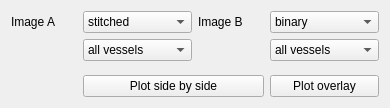
               <widget class="QWidget" name="page_3">
                <property name="geometry">
                 <rect>
                  <x>0</x>
                  <y>0</y>
                  <width>390</width>
                  <height>108</height>
                 </rect>
                </property>
                <attribute name="label">
                 <string>Display</string>
                </attribute>
                <layout class="QGridLayout" name="gridLayout_12">
                 <item row="0" column="2">
                  <widget class="QLabel" name="label_2">
                   <property name="text">
                    <string>Image B</string>
                   </property>
                  </widget>
                 </item>
                 <item row="0" column="3">
                  <widget class="QComboBox" name="binarizationPlotStep2ComboBox">
                   <property name="currentIndex">
                    <number>1</number>
                   </property>
                   <item>
                    <property name="text">
                     <string>stitched</string>
                    </property>
                   </item>
                   <item>
                    <property name="text">
                     <string>binary</string>
                    </property>
                   </item>
                   <item>
                    <property name="text">
                     <string>postprocessed</string>
                    </property>
                   </item>
                   <item>
                    <property name="text">
                     <string>filled</string>
                    </property>
                   </item>
                   <item>
                    <property name="text">
                     <string>combined</string>
                    </property>
                   </item>
                   <item>
                    <property name="text">
                     <string>final</string>
                    </property>
                   </item>
                  </widget>
                 </item>
                 <item row="1" column="3">
                  <widget class="QComboBox" name="binarizationPlotChannel2ComboBox">
                   <property name="currentIndex">
                    <number>0</number>
                   </property>
                   <item>
                    <property name="text">
                     <string>all vessels</string>
                    </property>
                   </item>
                   <item>
                    <property name="text">
                     <string>arteries</string>
                    </property>
                   </item>
                  </widget>
                 </item>
                 <item row="1" column="1">
                  <widget class="QComboBox" name="binarizationPlotChannel1ComboBox">
                   <item>
                    <property name="text">
                     <string>all vessels</string>
                    </property>
                   </item>
                   <item>
                    <property name="text">
                     <string>arteries</string>
                    </property>
                   </item>
                  </widget>
                 </item>
                 <item row="3" column="3">
                  <widget class="QPushButton" name="binarizationPlotOverlayPushButton">
                   <property name="text">
                    <string>Plot overlay</string>
                   </property>
                  </widget>
                 </item>
                 <item row="0" column="0">
                  <widget class="QLabel" name="label">
                   <property name="text">
                    <string>Image A</string>
                   </property>
                  </widget>
                 </item>
                 <item row="3" column="1" colspan="2">
                  <widget class="QPushButton" name="binarizationPlotSideBySidePushButton">
                   <property name="text">
                    <string>Plot side by side</string>
                   </property>
                  </widget>
                 </item>
                 <item row="0" column="1">
                  <widget class="QComboBox" name="binarizationPlotStep1ComboBox">
                   <item>
                    <property name="text">
                     <string>stitched</string>
                    </property>
                   </item>
                   <item>
                    <property name="text">
                     <string>binary</string>
                    </property>
                   </item>
                   <item>
                    <property name="text">
                     <string>postprocessed</string>
                    </property>
                   </item>
                   <item>
                    <property name="text">
                     <string>filled</string>
                    </property>
                   </item>
                   <item>
                    <property name="text">
                     <string>combined</string>
                    </property>
                   </item>
                   <item>
                    <property name="text">
                     <string>final</string>
                    </property>
                   </item>
                  </widget>
                 </item>
                 <item row="2" column="1">
                  <spacer name="verticalSpacer">
                   <property name="orientation">
                    <enum>Qt::Vertical</enum>
                   </property>
                   <property name="sizeHint" stdset="0">
                    <size>
                     <width>20</width>
                     <height>40</height>
                    </size>
                   </property>
                  </spacer>
                 </item>
                </layout>
               </widget>
